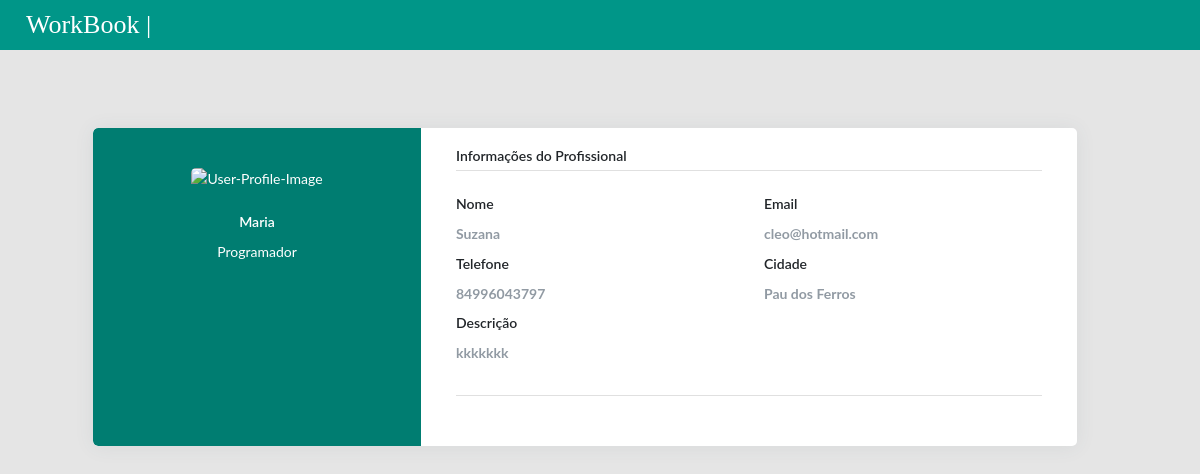
The page /usuario/perfilProfissional/1 on the database its author committed.
### usuario/models.py (models this page shows, shortened)
class Usuario(AbstractUser):
    nome = models.CharField('nome', max_length=250)
    email = models.EmailField()
    senha = models.CharField('senha', max_length=250)
    cidade = models.CharField('cidade', max_length=250)
    estado = models.CharField('estado', max_length=250)
    telefone = models.CharField('Telefone', max_length=20)
    perfil = models.OneToOneField(Perfil, on_delete=models.CASCADE, null=True, blank=True)
    is_staff = models.BooleanField(default=1)
    is_superuser = models.BooleanField(default=1)
    is_active = models.BooleanField(default=True)
    LOAN_STATUS = (
        ('profissional', 'Profissional'),
        ('cliente', 'Cliente'),
    )
    status = models.CharField(max_length=15, choices=LOAN_STATUS, blank=True)
    class Meta:
        db_table = 'usuario'

### perfil/models.py (models this page shows, shortened)
class Perfil(models.Model):
    nome = models.CharField('nome',max_length=250)
    categorias = models.ManyToManyField(Categoria)
    decricao = models.CharField('descricao', max_length=2000)
    slogan = models.ImageField(upload_to='fotos/%Y/%m/', blank=True, null=True)
    def __str__(self):
        return self.nome
    class Meta:
        db_table = 'perfil'

### usuario/views.py (the view)
# urls.py: path('perfilProfissional/<str:id>', views.PerfilProf, name="Profissional"),
def PerfilProf(request,id):
    try:
        user = Usuario.objects.get(perfil_id=id)
        print('****', user.username, '****', user.id, '****', user.perfil)
        if user.perfil:
            return render(request, 'PerfilProfissional.html', {'ListPerfil': user})
    except:
        print()
    return render(request, 'PerfilProfissional.html')

### usuario/templates/PerfilProfissional.html (shortened to what this page needs)
{% load static %}
<head>
    <link rel="stylesheet" type="text/css" href="{% static 'css/main.css'%}">
</head>
<header class="app-header__logo"><a class="app-header">&nbsp;&nbsp;&nbsp;&nbsp;WorkBook | {{request.user.username}}</a>
</header>
{% block content %}
<main class="app-content-home">
    <div class="page-content page-container" id="page-content">
        {% if ListPerfil is not None %}
            <div class="padding">
                <div class="row container d-flex justify-content-center">
                    <div class="col-xl-12 col-md-12">
                        <div class="card user-card-full">
                            <div class="row m-l-0 m-r-0">
                                <div class="col-sm-4 bg-c-lite-green user-profile">
                                    <div class="card-block text-center text-white">
                                        <div class="m-b-25"><img src="https://img.icons8.com/bubbles/100/000000/user.png"
                                                                 class="img-radius" alt="User-Profile-Image"></div>
                                        <h6 class="f-w-600">{{ ListPerfil.nome }}</h6>
                                        <p>{{ ListPerfil.perfil.nome }}</p>
                                    </div>
                                </div>
                                <div class="col-sm-8">
                                    <div class="card-block">
                                        <h6 class="m-b-20 p-b-5 b-b-default f-w-600">Informações do Profissional</h6>
                                        <div class="row">
                                            <div class="col-sm-6">
                                                <p class="m-b-10 f-w-600">Nome</p>
                                                <h6 class="text-muted f-w-400">{{ ListPerfil.username }}</h6>
                                            </div>
                                            <div class="col-sm-6">
                                                <p class="m-b-10 f-w-600">Email</p>
                                                <h6 class="text-muted f-w-400">{{ ListPerfil.email }}</h6>
                                            </div>
                                            <div class="col-sm-6">
                                                <p class="m-b-10 f-w-600">Telefone</p>
                                                <h6 class="text-muted f-w-400">{{ ListPerfil.telefone }}</h6>
                                            </div>
                                            <div class="col-sm-6">
                                                <p class="m-b-10 f-w-600">Cidade</p>
                                                <h6 class="text-muted f-w-400">{{ ListPerfil.cidade }}</h6>
                                            </div>
                                            <div class="col-sm-6">
                                                <p class="m-b-10 f-w-600">Descrição</p>
                                                <h6 class="text-muted f-w-400">{{ ListPerfil.perfil.decricao }}</h6>
                                            </div>
                                        </div>
                                        <h6 class="m-b-20 m-t-40 p-b-5 b-b-default f-w-600"></h6>
                                        <div class="row">
                                            <div class="col-sm-6">
                                            </div>
                                        </div>
                                    </div>
                                </div>
                            </div>
                        </div>
                    </div>
                </div>
            </div>
        {% endif %}
    </div>
</main>
{% endblock %}

### rows shown on the page
Usuario: nome "Maria", perfil.nome "Programador", username "Suzana", email "cleo@hotmail.com", telefone "84996043797", cidade "Pau dos Ferros", perfil.decricao "kkkkkkk"
